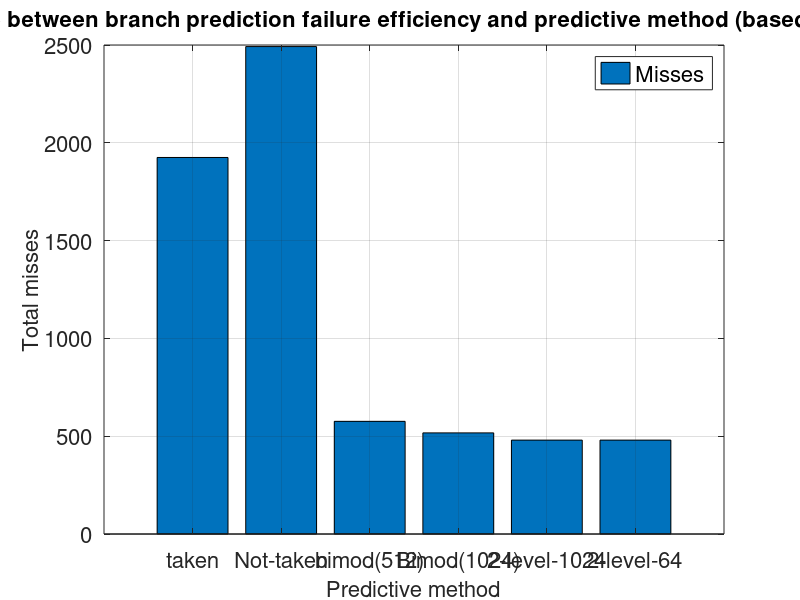

This chart was generated by the following MATLAB code:
y=[1925	2492	576	517	480	480];
b=bar(y);
grid on;
ch = get(b,'children');
set(gca,'XTickLabel',{'taken', 'Not-taken', 'bimod(512)','Bimod(1024)','2-level-1024','2-level-64'}, 'FontSize', 16)
%set(ch,'FaceVertexCData',[1 0 1;0 0 0;])
legend('Misses', 'FontSize', 16);
xlabel('Predictive method', 'FontSize', 16);
ylabel('Total misses', 'FontSize', 16);
title('The relevance between branch prediction failure efficiency and predictive method (based on vpr dataset)', 'FontSize', 16);